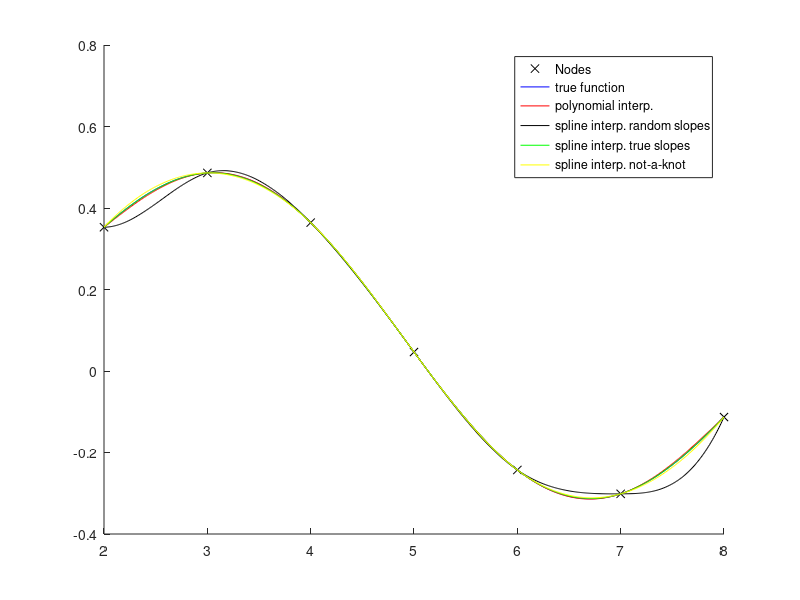

Recreate this plot in MATLAB.
clear all; clc;

%% Nodes
% create data points / "samples" --> nodes 2:1:8
x = 2:8;
% x = 2:0.5:8; % use this to try more nodes...
B1 = besselj(2,x);
% plot data points
hold on;
plot(x,B1,'kx ')

%% True function values in 2:0.01:8
% plot second order Bessel function in x = [2:0.01:8]  
xx = 2:0.01:8;
B = besselj(2,xx);
plot(xx,B,'b');

%% Polynomial interpolation
% compute polynomial interpolant based on nodes 2:1:8 
P = polyfit(x,B1,length(x)-1);
BInterp = polyval(P,xx);
% plot polynomial interpolant
hold on;
plot(xx,BInterp,'r');
% compute the maximum error between the curves
err = max(abs(B - BInterp));
disp('max. error (using polynomial interpolation)');
disp(err)

%% Spline interpolation with "random" endslopes
% interpolate using splines with "random" endslopes
BSplineRES = spline(x,[0.0009 B1 0.5588] ,xx);
% plot this
hold on;
plot(xx,BSplineRES,'k');
% print max. absolute error
err = max(abs(B-BSplineRES));
disp('max. error (using splines with random endslopes)');
disp(err)

%% Spline interpolation with true endslopes
% interpolate using splines with true endslopes
h = 10^(-5);
y2 = (besselj(2,2+h/2)-besselj(2,2-h/2))/h;
y8 = (besselj(2,8+h/2)-besselj(2,8-h/2))/h;
BSplineTES = spline(x,[y2 B1 y8] ,xx);
% plot this
hold on;
plot(xx,BSplineTES,'g');
% print max. absolute error
err = max(abs(B-BSplineTES));
disp('max. error (using splines with true endslopes)');
disp(err)

%% Spline interpolation with true not-a-knot
% interpolate using splines with not-a-knot
BSplineNAK = spline(x,B1,xx);
% plot this
hold on;
plot(xx,BSplineNAK,'y');
% print max. absolute error
err = max(abs(B-BSplineNAK));
disp('max. error (using splines with true endslopes)');
disp(err)

legend('Nodes','true function','polynomial interp.','spline interp. random slopes','spline interp. true slopes','spline interp. not-a-knot');
